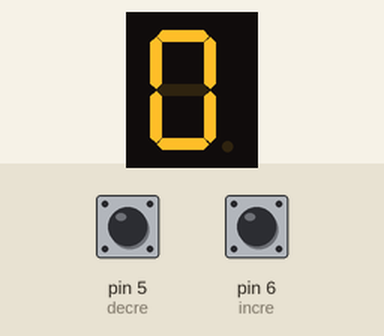
This sketch was run on a simulated Arduino Uno, built with avr-gcc and run on an emulated ATmega328P. Parts: 1-digit seven-segment display. Wiring (inferred from the names in the program): 1-digit 7-segment display, segments lit when HIGH: segments pin 7, pin 8, pin 9, pin 10, pin 11, pin 12, pin 13. The test bench sets the inputs (shaded band); at power-on: pin 5 (decre) HIGH, pin 6 (incre) HIGH. The segment pins are drawn as the display they are named for.

Above: at 1.2 s.
1.3 s: pin 5 (decre) pulled LOW for 3.2 s
At 4.9 s:
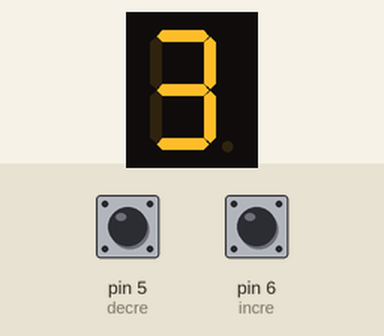
6.0 s: pin 5 (decre) pulled LOW for 0.15 s
At 7.4 s:
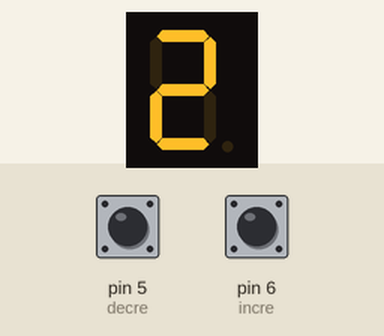
Timing chart, 0 to 9.0 s (numbered marks = the images above; inputs shaded):
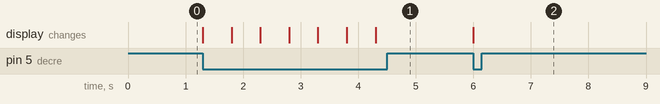

Measured:
- after the input at 1.3 s, the display: first changes at once (image 1 shows a later state)
- after the input at 6.0 s, the display: changes at once (image 2)

The sketch:

Tarea2_--_Contador_con_incremento_y_decremento.ino
```cpp
// Se definen los pines de los 7 segmentos del display
int a = 7;
int b = 8;
int c = 9;
int d = 10;
int e = 11;
int f = 12;
int g = 13;

// Se definen los pines a los que se concetan los botones de decremento e incremento
int incre = 6;
int decre = 5;

// Variables donde se almacenará el estado del botón: si fue presionado o no
int estadoIncre;
int estadoDecre;

// Variable que almacenará el némero que se desplegará en el display
int numero = 0;

// Variables para los ciclos for
int i;
int num;


// Función para mostrar en el display el dígito que se indique
void display(int num)
{
  switch(num)
  {
    case 0:
      digitalWrite(a,1);
      digitalWrite(b,1);
      digitalWrite(c,1);
      digitalWrite(d,1);
      digitalWrite(e,1);
      digitalWrite(f,1);
      digitalWrite(g,0);
     break;
    case 1:
      digitalWrite(a,0);
      digitalWrite(b,1);
      digitalWrite(c,1);
      digitalWrite(d,0);
      digitalWrite(e,0);
      digitalWrite(f,0);
      digitalWrite(g,0);
     break;
     case 2:
      digitalWrite(a,1);
      digitalWrite(b,1);
      digitalWrite(c,0);
      digitalWrite(d,1);
      digitalWrite(e,1);
      digitalWrite(f,0);
      digitalWrite(g,1);
     break;
     case 3:
      digitalWrite(a,1);
      digitalWrite(b,1);
      digitalWrite(c,1);
      digitalWrite(d,1);
      digitalWrite(e,0);
      digitalWrite(f,0);
      digitalWrite(g,1);
     break;
     case 4:
      digitalWrite(a,0);
      digitalWrite(b,1);
      digitalWrite(c,1);
      digitalWrite(d,0);
      digitalWrite(e,0);
      digitalWrite(f,1);
      digitalWrite(g,1);
     break;
     case 5:
      digitalWrite(a,1);
      digitalWrite(b,0);
      digitalWrite(c,1);
      digitalWrite(d,1);
      digitalWrite(e,0);
      digitalWrite(f,1);
      digitalWrite(g,1);
     break;
     case 6:
      digitalWrite(a,1);
      digitalWrite(b,0);
      digitalWrite(c,1);
      digitalWrite(d,1);
      digitalWrite(e,1);
      digitalWrite(f,1);
      digitalWrite(g,1);
     break;
     case 7:
      digitalWrite(a,1);
      digitalWrite(b,1);
      digitalWrite(c,1);
      digitalWrite(d,0);
      digitalWrite(e,0);
      digitalWrite(f,0);
      digitalWrite(g,0);
     break;
     case 8:
      digitalWrite(a,1);
      digitalWrite(b,1);
      digitalWrite(c,1);
      digitalWrite(d,1);
      digitalWrite(e,1);
      digitalWrite(f,1);
      digitalWrite(g,1);
     break;
     case 9:
      digitalWrite(a,1);
      digitalWrite(b,1);
      digitalWrite(c,1);
      digitalWrite(d,1);
      digitalWrite(e,0);
      digitalWrite(f,1);
      digitalWrite(g,1);
     break;
  }
}

void setup() {
  // Se definen los pines de los segmentos del display como pines de salida
  for(i=7;i<14;i++)
  {
    pinMode(i,OUTPUT);
  }
  pinMode(incre,INPUT_PULLUP);  // Se define el pin del botón de incremento como de entrada
  pinMode(decre,INPUT_PULLUP);  // Se define el pin del botón de decremento como de entrada
}

void loop() {
  display(numero);  // Se muestra el 0 en el display al iniciar
  estadoIncre = digitalRead(incre);   // Se lee el estado del botón para incrementar
  estadoDecre = digitalRead(decre);   // Se lee el estado del botón para decrementar

  if(estadoIncre == 0)  // Condición si se presiona el botón para incrementar
  {
    numero = numero + 1;  // Se incrementa la variable numero
    if(numero == 10)   // Condición para asegurar que si en el display aparece un 9, al incrementar aparezca un 0
    {
      numero = 0;
    }
    display(numero);   // Se muestra en el display el número ya con el incremento
    delay(500);   // Retraso para poder observar el cambio
  }

  if(estadoDecre == 0)   // Condición si se presiona el botón para decrementar
  {
    numero = numero - 1;   // Se decrementa la variable numero
    if(numero == -1)   // Condición para asegurar que si en el display aparece un 0, al decrementar aparezca un 9
    {
      numero = 9;
    }
    display(numero);   // Se muestra en el display el número ya con el incremento
    delay(500);   // Retraso para poder observar el cambio
  }
}
```
